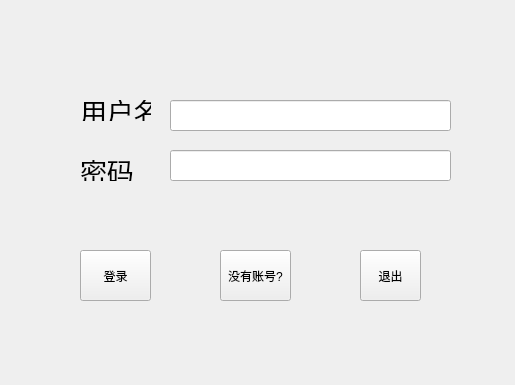
<?xml version="1.0" encoding="UTF-8"?>
<ui version="4.0">
 <class>login</class>
 <widget class="QWidget" name="login">
  <property name="geometry">
   <rect>
    <x>0</x>
    <y>0</y>
    <width>515</width>
    <height>385</height>
   </rect>
  </property>
  <property name="windowTitle">
   <string>Form</string>
  </property>
  <widget class="QWidget" name="widget" native="true">
   <property name="geometry">
    <rect>
     <x>60</x>
     <y>90</y>
     <width>411</width>
     <height>51</height>
    </rect>
   </property>
   <widget class="QLineEdit" name="lineEdit">
    <property name="geometry">
     <rect>
      <x>110</x>
      <y>10</y>
      <width>281</width>
      <height>31</height>
     </rect>
    </property>
   </widget>
   <widget class="QLabel" name="label">
    <property name="geometry">
     <rect>
      <x>20</x>
      <y>10</y>
      <width>71</width>
      <height>21</height>
     </rect>
    </property>
    <property name="font">
     <font>
      <pointsize>20</pointsize>
     </font>
    </property>
    <property name="text">
     <string>用户名</string>
    </property>
   </widget>
  </widget>
  <widget class="QWidget" name="widget_2" native="true">
   <property name="geometry">
    <rect>
     <x>60</x>
     <y>150</y>
     <width>411</width>
     <height>31</height>
    </rect>
   </property>
   <widget class="QLineEdit" name="lineEdit_3">
    <property name="geometry">
     <rect>
      <x>110</x>
      <y>0</y>
      <width>281</width>
      <height>31</height>
     </rect>
    </property>
   </widget>
   <widget class="QLabel" name="label_3">
    <property name="geometry">
     <rect>
      <x>20</x>
      <y>10</y>
      <width>71</width>
      <height>21</height>
     </rect>
    </property>
    <property name="font">
     <font>
      <pointsize>20</pointsize>
     </font>
    </property>
    <property name="text">
     <string>密码</string>
    </property>
   </widget>
  </widget>
  <widget class="QWidget" name="widget_3" native="true">
   <property name="geometry">
    <rect>
     <x>60</x>
     <y>220</y>
     <width>391</width>
     <height>91</height>
    </rect>
   </property>
   <widget class="QPushButton" name="loginlogin_Button">
    <property name="geometry">
     <rect>
      <x>20</x>
      <y>30</y>
      <width>71</width>
      <height>51</height>
     </rect>
    </property>
    <property name="text">
     <string>登录</string>
    </property>
   </widget>
   <widget class="QPushButton" name="login_existPrograme_Button">
    <property name="geometry">
     <rect>
      <x>300</x>
      <y>30</y>
      <width>61</width>
      <height>51</height>
     </rect>
    </property>
    <property name="text">
     <string>退出</string>
    </property>
   </widget>
   <widget class="QPushButton" name="login_register_Button">
    <property name="geometry">
     <rect>
      <x>160</x>
      <y>30</y>
      <width>71</width>
      <height>51</height>
     </rect>
    </property>
    <property name="text">
     <string>没有账号?</string>
    </property>
   </widget>
  </widget>
 </widget>
 <resources/>
 <connections/>
</ui>
